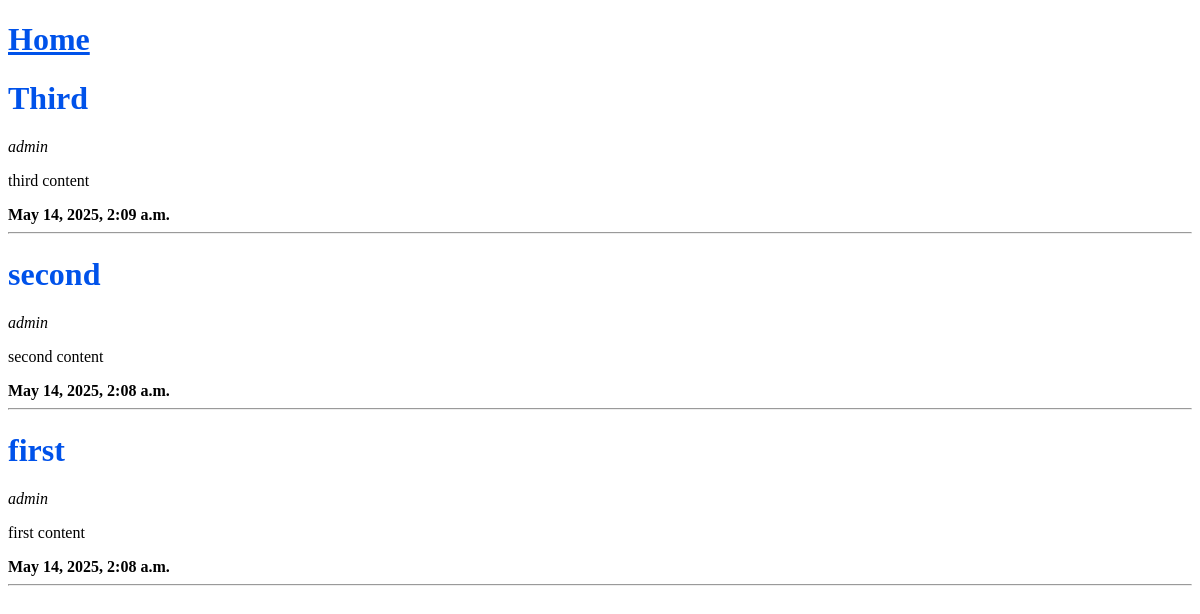
The page / on the database its author committed.
### app/models.py (models this page shows, shortened)
class Post(models.Model):
    title = models.CharField(max_length=100)
    content = models.TextField()
    published_at = models.DateTimeField(default=timezone.now)
    author = models.ForeignKey(User, on_delete=models.CASCADE)
    class Meta:
        ordering = ['-published_at']

### app/views.py (the view)
# urls.py: path('', views.home, name='home'),
def home(request) -> HttpResponse:
    posts = Post.objects.all()
    context = {'posts': posts, 'title': 'Django is amazing'}
    return render(request, 'app/index.html', context)

### app/templates/app/index.html
{% extends 'base.html' %}
    {% block content %}
        <h1><u>Home</u></h1>
        {% for post in posts %}
        <h1>{{post.title}}</h1>
        <i>{{post.author}}</i>
        <p>{{post.content}}</p>
        <b>{{post.published_at}}</b>
        <hr />
    {% endfor %}
{% endblock content %}

### templates/base.html (shortened to what this page needs)
{% load static %}
<!DOCTYPE html>
<html lang="en">
  <head>
    <link rel="stylesheet" href="{% static 'css/style.css' %}">
  </head>
  <body>
    {% block content %} {% endblock content %}
  </body>
</html>

### static/css/style.css (style rules this page uses)
h1 { color: #0052EA }

### rows shown on the page
Post: title "Third", author "admin", content "third content", published_at "May 14, 2025, 2:09 a.m."
Post: title "second", author "admin", content "second content", published_at "May 14, 2025, 2:08 a.m."
Post: title "first", author "admin", content "first content", published_at "May 14, 2025, 2:08 a.m."
